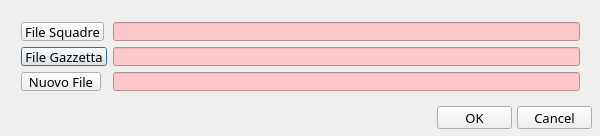
<?xml version="1.0" encoding="UTF-8"?>
<ui version="4.0">
 <class>NoNetFileDialogClass</class>
 <widget class="QDialog" name="NoNetFileDialogClass">
  <property name="enabled">
   <bool>true</bool>
  </property>
  <property name="geometry">
   <rect>
    <x>0</x>
    <y>0</y>
    <width>600</width>
    <height>136</height>
   </rect>
  </property>
  <property name="sizePolicy">
   <sizepolicy hsizetype="Preferred" vsizetype="Preferred">
    <horstretch>0</horstretch>
    <verstretch>0</verstretch>
   </sizepolicy>
  </property>
  <property name="minimumSize">
   <size>
    <width>600</width>
    <height>0</height>
   </size>
  </property>
  <property name="font">
   <font>
    <family>Candara</family>
    <pointsize>10</pointsize>
   </font>
  </property>
  <property name="windowTitle">
   <string>Choose Files</string>
  </property>
  <widget class="QWidget" name="layoutWidget">
   <property name="geometry">
    <rect>
     <x>10</x>
     <y>11</y>
     <width>581</width>
     <height>91</height>
    </rect>
   </property>
   <layout class="QGridLayout" name="gridLayout">
    <property name="sizeConstraint">
     <enum>QLayout::SetDefaultConstraint</enum>
    </property>
    <item row="1" column="0">
     <widget class="QPushButton" name="openFileNameGazzettaButton">
      <property name="sizePolicy">
       <sizepolicy hsizetype="Fixed" vsizetype="Fixed">
        <horstretch>0</horstretch>
        <verstretch>0</verstretch>
       </sizepolicy>
      </property>
      <property name="text">
       <string>File Gazzetta</string>
      </property>
     </widget>
    </item>
    <item row="0" column="0">
     <widget class="QPushButton" name="openFileNameSquadreButton">
      <property name="sizePolicy">
       <sizepolicy hsizetype="Fixed" vsizetype="Fixed">
        <horstretch>0</horstretch>
        <verstretch>0</verstretch>
       </sizepolicy>
      </property>
      <property name="text">
       <string>File Squadre</string>
      </property>
     </widget>
    </item>
    <item row="2" column="0">
     <widget class="QPushButton" name="noFileButton">
      <property name="sizePolicy">
       <sizepolicy hsizetype="Fixed" vsizetype="Fixed">
        <horstretch>0</horstretch>
        <verstretch>0</verstretch>
       </sizepolicy>
      </property>
      <property name="text">
       <string>Nuovo File</string>
      </property>
     </widget>
    </item>
    <item row="0" column="1">
     <widget class="QLineEdit" name="fileSquadreLineEdit">
      <property name="styleSheet">
       <string notr="true">border-color: rgb(255, 0, 0);
background-color: rgb(255, 200, 200);</string>
      </property>
      <property name="readOnly">
       <bool>true</bool>
      </property>
     </widget>
    </item>
    <item row="1" column="1">
     <widget class="QLineEdit" name="fileGazzettaLineEdit">
      <property name="styleSheet">
       <string notr="true">border-color: rgb(255, 0, 0);
background-color: rgb(255, 200, 200);</string>
      </property>
      <property name="readOnly">
       <bool>true</bool>
      </property>
     </widget>
    </item>
    <item row="2" column="1">
     <widget class="QLineEdit" name="newFileLineEdit">
      <property name="styleSheet">
       <string notr="true">border-color: rgb(255, 0, 0);
background-color: rgb(255, 200, 200);</string>
      </property>
      <property name="readOnly">
       <bool>true</bool>
      </property>
     </widget>
    </item>
   </layout>
  </widget>
  <widget class="QPushButton" name="okButton">
   <property name="geometry">
    <rect>
     <x>437</x>
     <y>106</y>
     <width>75</width>
     <height>23</height>
    </rect>
   </property>
   <property name="text">
    <string>OK</string>
   </property>
  </widget>
  <widget class="QPushButton" name="cancelButton">
   <property name="geometry">
    <rect>
     <x>517</x>
     <y>106</y>
     <width>75</width>
     <height>23</height>
    </rect>
   </property>
   <property name="text">
    <string>Cancel</string>
   </property>
  </widget>
 </widget>
 <layoutdefault spacing="6" margin="11"/>
 <resources/>
 <connections>
  <connection>
   <sender>okButton</sender>
   <signal>clicked()</signal>
   <receiver>NoNetFileDialogClass</receiver>
   <slot>okClicked()</slot>
   <hints>
    <hint type="sourcelabel">
     <x>267</x>
     <y>131</y>
    </hint>
    <hint type="destinationlabel">
     <x>199</x>
     <y>77</y>
    </hint>
   </hints>
  </connection>
  <connection>
   <sender>cancelButton</sender>
   <signal>clicked()</signal>
   <receiver>NoNetFileDialogClass</receiver>
   <slot>cancelClicked()</slot>
   <hints>
    <hint type="sourcelabel">
     <x>347</x>
     <y>131</y>
    </hint>
    <hint type="destinationlabel">
     <x>199</x>
     <y>77</y>
    </hint>
   </hints>
  </connection>
  <connection>
   <sender>noFileButton</sender>
   <signal>clicked()</signal>
   <receiver>NoNetFileDialogClass</receiver>
   <slot>createEmptyFile()</slot>
   <hints>
    <hint type="sourcelabel">
     <x>59</x>
     <y>96</y>
    </hint>
    <hint type="destinationlabel">
     <x>199</x>
     <y>77</y>
    </hint>
   </hints>
  </connection>
  <connection>
   <sender>openFileNameGazzettaButton</sender>
   <signal>clicked()</signal>
   <receiver>NoNetFileDialogClass</receiver>
   <slot>setOpenFileNameGazzetta()</slot>
   <hints>
    <hint type="sourcelabel">
     <x>59</x>
     <y>62</y>
    </hint>
    <hint type="destinationlabel">
     <x>199</x>
     <y>77</y>
    </hint>
   </hints>
  </connection>
  <connection>
   <sender>openFileNameSquadreButton</sender>
   <signal>clicked()</signal>
   <receiver>NoNetFileDialogClass</receiver>
   <slot>setOpenFileNameSquadre()</slot>
   <hints>
    <hint type="sourcelabel">
     <x>59</x>
     <y>28</y>
    </hint>
    <hint type="destinationlabel">
     <x>199</x>
     <y>77</y>
    </hint>
   </hints>
  </connection>
 </connections>
 <slots>
  <slot>setOpenFileNameSquadre()</slot>
  <slot>setOpenFileNameGazzetta()</slot>
  <slot>createEmptyFile()</slot>
  <slot>okClicked()</slot>
  <slot>cancelClicked()</slot>
 </slots>
</ui>
